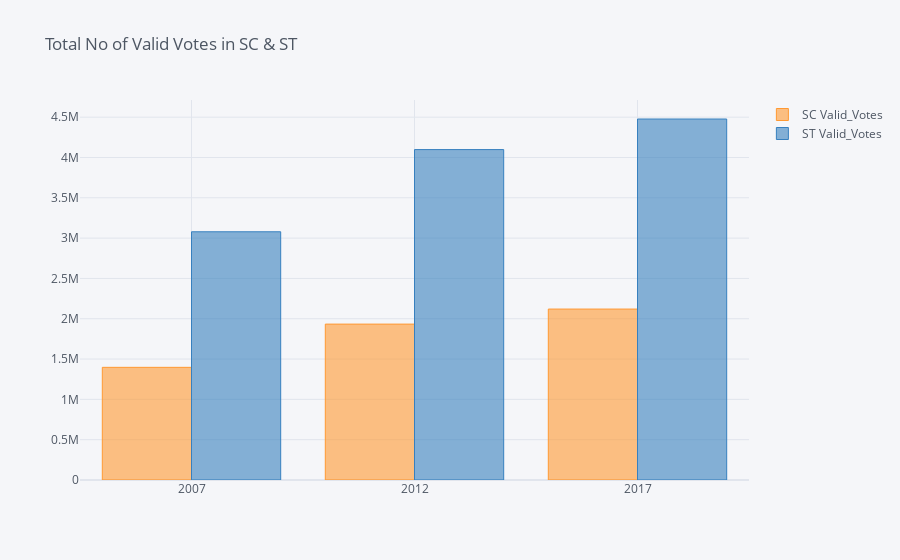

The cell this chart's notebook holds for it:
### Code cell
df_cat_valid.iplot(kind='bar', x='Year', y=['SC Valid_Votes',  'ST Valid_Votes'], title='Total No of Valid Votes in SC & ST')

### Figure 1 — Plotly figure (JSON) as saved in the notebook; plotly's stock layout.template omitted (floating-point values rounded to 4 significant figures)
{"data": [{"marker": {"color": "rgba(255, 153, 51, 0.6)", "line": {"color": "rgba(255, 153, 51, 1.0)", "width": 1}}, "name": "SC Valid_Votes", "orientation": "v", "text": "", "type": "bar", "x": ["2007", "2012", "2017"], "y": [1397382, 1933466, 2120158]}, {"marker": {"color": "rgba(55, 128, 191, 0.6)", "line": {"color": "rgba(55, 128, 191, 1.0)", "width": 1}}, "name": "ST Valid_Votes", "orientation": "v", "text": "", "type": "bar", "x": ["2007", "2012", "2017"], "y": [3078575, 4097792, 4477204]}], "layout": {"autosize": true, "legend": {"bgcolor": "#F5F6F9", "font": {"color": "#4D5663"}}, "paper_bgcolor": "#F5F6F9", "plot_bgcolor": "#F5F6F9", "title": {"font": {"color": "#4D5663"}, "text": "Total No of Valid Votes in SC & ST"}, "xaxis": {"autorange": true, "gridcolor": "#E1E5ED", "range": [-0.5, 2.5], "showgrid": true, "tickfont": {"color": "#4D5663"}, "title": {"font": {"color": "#4D5663"}, "text": ""}, "type": "category", "zerolinecolor": "#E1E5ED"}, "yaxis": {"autorange": true, "gridcolor": "#E1E5ED", "range": [0, 4713000.0], "showgrid": true, "tickfont": {"color": "#4D5663"}, "title": {"font": {"color": "#4D5663"}, "text": ""}, "type": "linear", "zerolinecolor": "#E1E5ED"}}}
